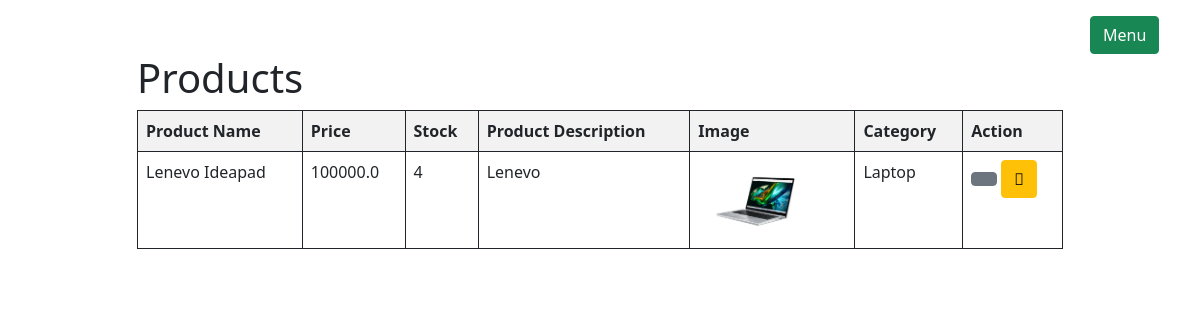
The page /product/ (signed in) on the database as committed earlier.
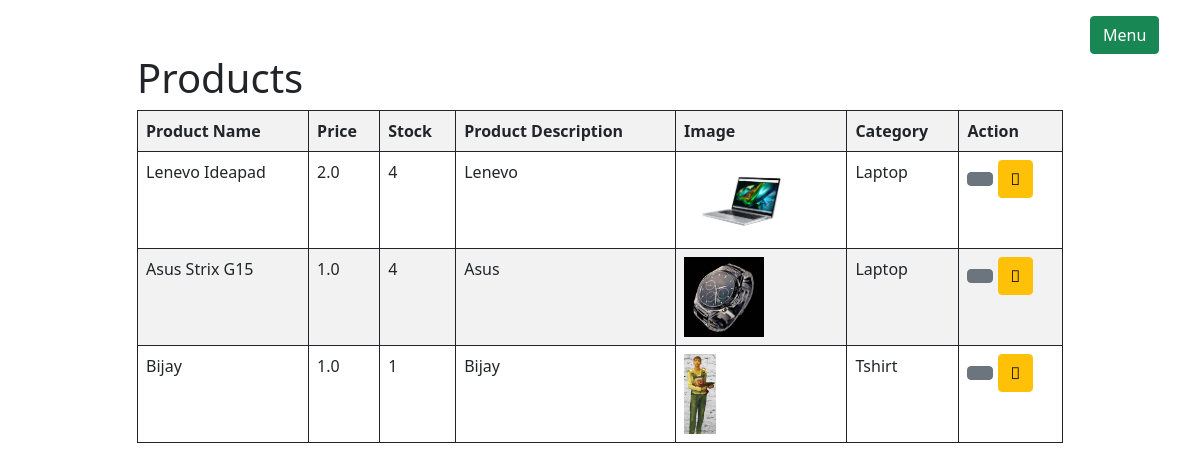
The same page on the database as committed later.
### product/models.py (models this page shows, shortened)
class Product(models.Model):
    product_name = models.CharField(max_length=255, null=True)
    product_price = models.FloatField()
    stock = models.IntegerField()
    product_description = models.TextField()
    product_image = models.FileField(upload_to="static/uploads", null=True)
    created_at = models.DateTimeField(auto_now_add=True, null=True)
    category = models.ForeignKey(Category, on_delete=models.CASCADE, null=True)

class Category(models.Model):
    category_name = models.CharField(max_length=255, null=True, unique=True)
    created_at = models.DateTimeField(auto_now_add=True, null=True)

### userspage/auth.py (the view)
    def wrapper_function(request, *args, **kwargs):
        if request.user.is_staff:
            return view_function(request, *args, **kwargs)
        else:
            return redirect("/")

### product/views.py (called while the page is built)
@login_required
@admin_only
def index(request):
    products = Product.objects.all()
    context = {"products": products}
    return render(request, "product/index.html", context)

### userspage/auth.py (called while the page is built)
def admin_only(view_function):
    def wrapper_function(request, *args, **kwargs):
        if request.user.is_staff:
            return view_function(request, *args, **kwargs)
        else:
            return redirect("/")
    return wrapper_function

### product/templates/product/index.html (shortened to what this page needs)
{% extends 'admins/adminlayout.html' %}
{% load static %}  {% block main_content %}
<div class="container">
  <div class="row d-flex justify-content-center">
    <div class="col-md-10">
      <h1>Products</h1>
      <table class="table table-bordered border-dark border-2 table-striped">
        <tr>
          <th>Product Name</th>
          <th>Price</th>
          <th>Stock</th>
          <th>Product Description</th>
          <th>Image</th>
          <th>Category</th>
          <th>Action</th>
        </tr>
        {% for item in products %}
        <tr>
          <td>{{item.product_name}}</td>
          <td>{{item.product_price}}</td>
          <td>{{item.stock}}</td>
          <td>{{item.product_description}}</td>
          <td>
            <img src="/{{item.product_image}}" alt="{{item.product_name}}" style="height: 80px" />
          </td>
          <td>{{item.category.category_name}}</td>
          <td>
            <a href="/product/updateproduct/{{item.id}}" class="btn btn-secondary"></a>
            <a href="/product/deleteproduct/{{item.id}}" class="btn btn-warning"
              onclick="return confirm('Are you sure you want to delete this product?')">
              <i class="fa-solid fa-trash"></i></a>
          </td>
        </tr>
        {% endfor %}
      </table>
    </div>
  </div>
</div>
{% endblock %}

### adminpage/templates/admins/adminlayout.html (shortened to what this page needs)
<!doctype html>
<html lang="en">
<head>
    <link href="https://cdn.jsdelivr.net/npm/bootstrap@5.1.3/dist/css/bootstrap.min.css" rel="stylesheet"
>
    <link rel="stylesheet" href="https://pro.fontawesome.com/releases/v5.10.0/css/all.css"
 />
</head>
<body>
    <div class="container-fluid">
        <div class="d-flex justify-content-end">
            <div class="col-md-1 mt-3">
                <button class="btn btn-success" data-bs-toggle="offcanvas" data-bs-target="#offcanvasRight"
                    aria-controls="offcanvasRight">
                    Menu
                </button>
            </div>
        </div>
    </div>
    {% block main_content %}
    {% endblock %}
</body>
</html>

Rows that differ between the two databases and show on the page:
changed Product "Lenevo Ideapad": product_price "100000.0" → "2.0"
added Product: product_name "Asus Strix G15", product_price "1.0", stock "4", product_description "Asus", product_image (picture), category.category_name "Laptop"
added Product: product_name "Bijay", product_price "1.0", stock "1", product_description "Bijay", product_image (picture), category.category_name "Tshirt"
